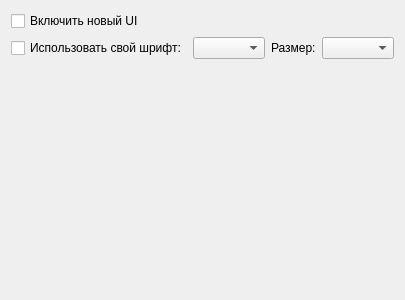
<?xml version="1.0" encoding="UTF-8"?>
<ui version="4.0">
    <class>SettingsAppearance</class>
    <widget class="QWidget" name="SettingsAppearance">
        <property name="geometry">
            <rect>
                <x>0</x>
                <y>0</y>
                <width>400</width>
                <height>300</height>
            </rect>
        </property>
        <property name="windowTitle">
            <string>Form</string>
        </property>
        <layout class="QGridLayout" name="gridLayout">
            <item row="0" column="0">
                <widget class="QCheckBox" name="modernUiCheckBox">
                    <property name="text">
                        <string>Включить новый UI</string>
                    </property>
                </widget>
            </item>
            <item row="1" column="0">
                <layout class="QHBoxLayout" name="horizontalLayout">
                    <item>
                        <widget class="QCheckBox" name="customFontCheckBox">
                            <property name="text">
                                <string>Использовать свой шрифт:</string>
                            </property>
                        </widget>
                    </item>
                    <item>
                        <widget class="QComboBox" name="fontComboBox"/>
                    </item>
                    <item>
                        <widget class="QLabel" name="label">
                            <property name="text">
                                <string>Размер:</string>
                            </property>
                        </widget>
                    </item>
                    <item>
                        <widget class="QComboBox" name="fontSizeComboBox"/>
                    </item>
                </layout>
            </item>
            <item row="2" column="0">
                <spacer name="verticalSpacer">
                    <property name="orientation">
                        <enum>Qt::Vertical</enum>
                    </property>
                    <property name="sizeHint" stdset="0">
                        <size>
                            <width>20</width>
                            <height>251</height>
                        </size>
                    </property>
                </spacer>
            </item>
        </layout>
    </widget>
    <resources/>
    <connections/>
</ui>
